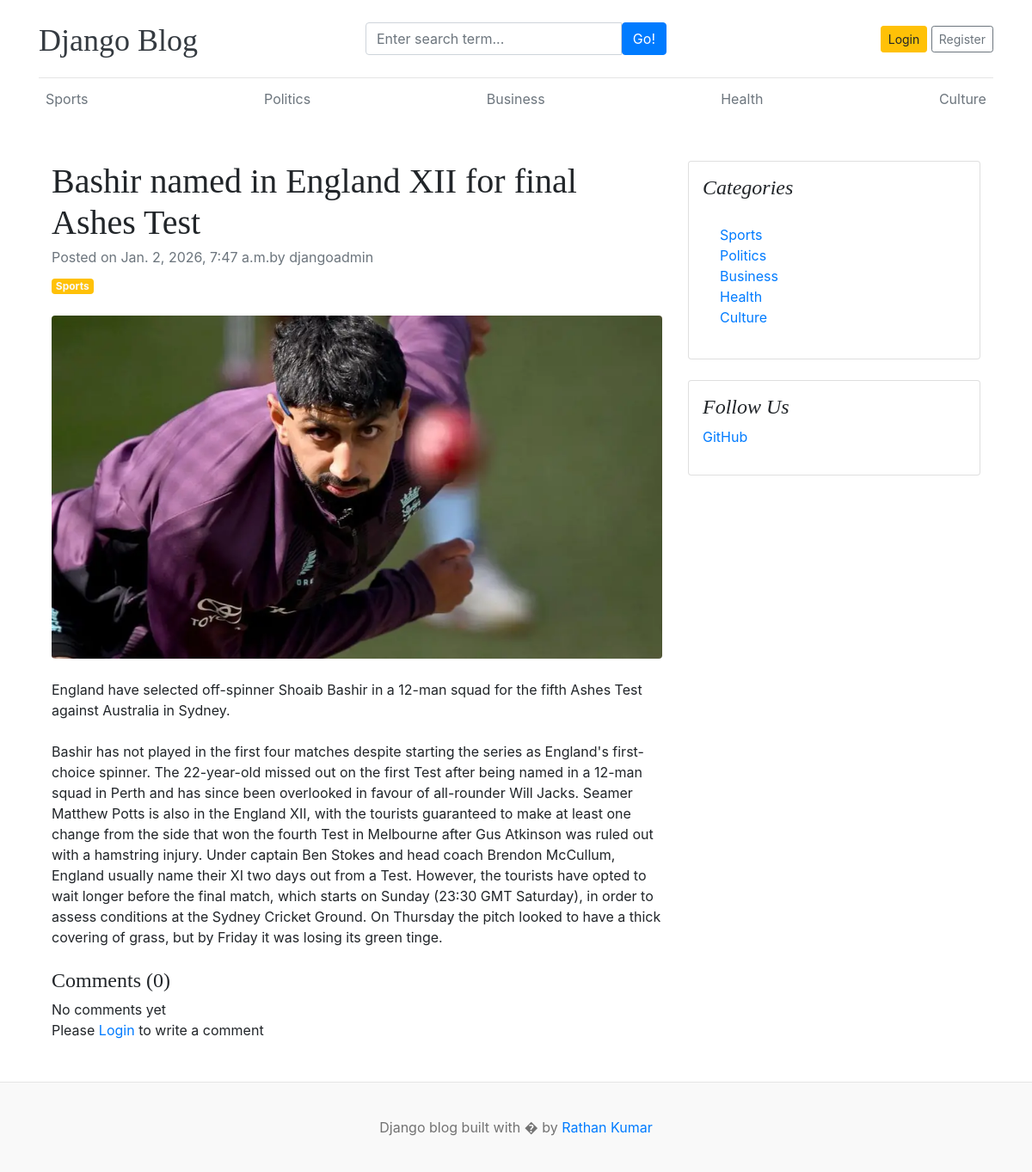
Page /blogs/bashir-named-in-england-xii-for-final-ashes-test/ on the committed database.
### blogs/models.py (models this page shows, shortened)
class Category(models.Model):
    category_name = models.CharField(max_length=50, unique=True)
    created_at = models.DateTimeField(auto_now_add=True)
    updated_at = models.DateTimeField(auto_now=True)
    class Meta:
        verbose_name_plural = 'Categories'
    def __str__(self):
        return self.category_name

class Blog(models.Model):
    title = models.CharField(max_length=100)
    slug = models.SlugField(max_length=150, unique=True)
    category = models.ForeignKey(Category, on_delete=models.CASCADE)
    author = models.ForeignKey(User, on_delete=models.CASCADE)
    featured_image = models.ImageField(upload_to = 'uploads/%Y/%m/%d')
    short_description = models.TextField(max_length=500)
    blog_body = models.TextField(max_length=2000)
    status = models.CharField(max_length=20, choices= STATUS_CHOICES, default="Draft")
    is_featured = models.BooleanField(default=False)
    created_at = models.DateTimeField(auto_now_add=True)
    updated_at = models.DateTimeField(auto_now=True)

class FollowUs(models.Model):
    name = models.CharField(max_length=100, unique=True)
    url = models.URLField()
    created_at = models.DateTimeField(auto_now_add=True)
    updated_at = models.DateTimeField(auto_now=True)
    class Meta:
        verbose_name_plural = 'Follow us'

### blogs/views.py (the view, shortened to what this page needs)
# urls.py: path('blogs/<slug:slug>/',BlogView.blogs, name='blogs'),
def blogs(request, slug):
    single_blog = get_object_or_404(Blog, slug = slug, status = 'Published')
    comments = Comment.objects.filter(blog=single_blog)
    comments_count = comments.count()
    context = {
        'single_blog': single_blog,
        'comments': comments,
        'comments_count': comments_count,
    }
    return render(request, 'blogs.html', context)

### blogs/context_processors.py (called while the page is built)
def get_categories(request):
    categories = Category.objects.all()
    return dict(categories = categories)

def get_follow_us(request):
    follow_us = FollowUs.objects.all()
    return dict(follow_us = follow_us)

### templates/blogs.html
{% extends 'base.html' %}
{% block content %}
<div class="container mt-5">
    <div class="row">
        <div class="col-lg-8">
            <article>
                <header class="mb-4">
                    <h1 class="fw-bolder mb-1">{{ single_blog.title }}</h1>
                    <div class="text-muted fst-italic mb-2">Posted on {{ single_blog.created_at }}by {{ single_blog.author }}</div>
                    <a class="badge bg-warning text-decoration-none text-light" href="#!">{{single_blog.category}}</a>
                </header>
                <figure class="mb-4"><img class="img-fluid rounded" src="{{ single_blog.featured_image.url }}" alt="..." /></figure>
                <section class="mb-5">
                    <p class="fs-5 mb-4">{{ single_blog.short_description}}</p>
                    <p class="fs-5 mb-4">{{ single_blog.blog_body}}</p>
                    <h4>Comments ({{comments_count}})</h4>
                    {% if comments %}
                        {% for comment in comments %}
                            <div class="card mt-1">
                                <div class="card-body">
                                    <p class="card-text mb-0">{{comment}}</p>
                                    <span>
                                        <small>By {{comment.user}}</small>
                                        <small>| {{comment.created_at | timesince}} ago</small>
                                    </span>
                                </div>
                            </div>
                        {% endfor %}
                    {% else %}
                    No comments yet
                    {% endif %}
                    <br>
                    <div class="form-group">
                        {% if user.is_authenticated %}
                        <form action="" method="POST">
                            {% csrf_token %}
                            <div class="form-group">
                                <textarea name="comment" class="form-control" placeholder="Write your comment"></textarea>
                                <input type="submit" value="Submit" class="btn btn-primary mt-2">
                            </div>
                        </form>
                        {% else %}
                        <p>Please <span><a href="{% url 'login' %}">Login</a></span> to write a comment</p>
                        {% endif %}
                    </div>
                </section>
            </article>
        </div>
        <div class="col-lg-4">
            <div class="card mb-4 p-3">
                <h4 class="font-italic">Categories</h4>
                <div class="card-body">
                    <div class="row">
                        <div class="col-sm-6">
                            <ul class="list-unstyled mb-0">
                                {% for cat in categories %}
                                <li><a href="{% url 'posts_by_category' cat.id %}">{{ cat.category_name }}</a></li>
                                {% endfor %}
                            </ul>
                        </div>
                    </div>
                </div>
            </div>
            <div class="card mb-4 p-3">
                <h4 class="font-italic">Follow Us</h4>
                <ol class="list-unstyled">
                  {% if follow_us %}
                  {% for follow in follow_us %}
                    <li><a href="{{ follow.url }}">{{ follow.name }}</a></li>
                  {% endfor %}
                  {% endif %}
                </ol>
            </div>
        </div>
    </div>
</div>
{% endblock %}

### templates/base.html (shortened to what this page needs)
<!DOCTYPE html>
{% load static %}
<html lang="en">
<head>
    <link href="https://getbootstrap.com/docs/4.0/dist/css/bootstrap.min.css" rel="stylesheet">
    <link href="{% static 'css/blog.css' %}" rel="stylesheet">
    <link rel="stylesheet" href="https://cdnjs.cloudflare.com/ajax/libs/font-awesome/4.7.0/css/font-awesome.min.css">
  </head>
<body>
    <div class="container">
      <header class="blog-header py-3">
        <div class="row flex-nowrap justify-content-between align-items-center">
          <div class="col-4 pt-1">
            <a class="blog-header-logo text-dark" href="/">Django Blog</a>
          </div>
            <div class="col-4">
                <form action="{% url 'search' %}" method="GET">
                    <div class="input-group">
                        <input class="form-control" type="text" name="keyword" value="{{ keyword }}" placeholder="Enter search term..." aria-label="Enter search term..." aria-describedby="button-search" />
                        <button type="submit" class="btn btn-primary" id="button-search" >Go!</button>
                    </div>
                </form>
            </div>
          <div class="col-4 d-flex justify-content-end align-items-center">
              {% if not user.is_authenticated %}
            <a class="btn btn-sm btn-warning" href="{% url 'login' %}">Login</a> &nbsp;
            <a class="btn btn-sm btn-outline-secondary" href="{% url 'register' %}">Register</a>
              {% else %}
              <span><a href="{% url 'dashboard' %}">Dashboard</a></span>
              &emsp;
              <span><a href="{% url 'logout' %}">Log out</a> </span>
              {% endif %}
          </div>
        </div>
      </header>
      <div class="nav-scroller py-1 mb-2">
        <nav class="nav d-flex justify-content-between">
            {% for cat in categories %}
                <a class="p-2 text-muted" href="{% url 'posts_by_category' cat.id %}">{{ cat.category_name }}</a>
            {% endfor %}
        </nav>
      </div>
        {% block content %}
        {% endblock %}
    </div>
    <footer class="blog-footer">
      <p>Django blog built with � by <a href="#">Rathan Kumar</a></p>
    </footer>
</body>
</html>

### blog_main/static/css/blog.css (style rules this page uses)
.blog-header { border-bottom: 1px solid #e5e5e5; }
.blog-header-logo { font-family: "Playfair Display", Georgia, "Times New Roman", serif; font-size: 2.25rem; }
h1, h2, h3, h4, h5, h6 { font-family: "Playfair Display", Georgia, "Times New Roman", serif; }
.blog-footer { padding: 2.5rem 0; color: #727272; text-align: center; background-color: #f9f9f9; border-top: .05rem solid #e5e5e5; }
.blog-footer p:last-child { margin-bottom: 0; }

### rows in the picture
Category: category_name "Sports"
Category: category_name "Politics"
Category: category_name "Business"
Category: category_name "Health"
Category: category_name "Culture"
Blog: title "Bashir named in England XII for final Ashes Test", created_at "Jan. 2, 2026, 7:47 a.m.", author "djangoadmin", category "Sports", featured_image (picture), short_description "England have selected off-spinner Shoaib Bashir in a 12-man squad for the fifth Ashes Test against Australia in Sydney.", blog_body "Bashir has not played in the first four matches despite starting the series as England's first-choice spinner. The 22-year-old missed out on the first Test after being named in a 12-man squad in Perth and has since been overlooked in favour of all-rounder Will Jacks. Seamer Matthew Potts is also in the England XII, with the tourists guaranteed to make at least one change from the side that won the fourth Test in Melbourne after Gus Atkinson was ruled out with a hamstring injury. Under captain Ben Stokes and head coach Brendon McCullum, England usually name their XI two days out from a Test. However, the tourists have opted to wait longer before the final match, which starts on Sunday (23:30…"
FollowUs: name "GitHub"

### other values in the picture
{{ comments_count }} "0"
